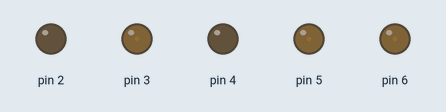
Recording of a sketch running on a simulated Arduino Uno, built with avr-gcc and run on an emulated ATmega328P. Parts: output pins drawn as LEDs (lit = HIGH).

Above: at 0.05 s.
At 2.9 s:
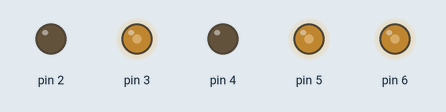
At 5.8 s:
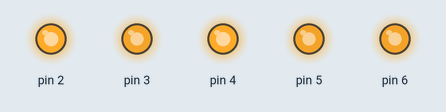
At 8.7 s:
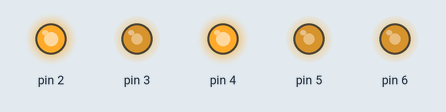
At 11.6 s:
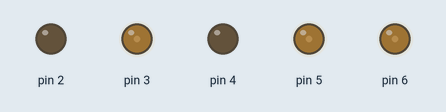
Timing chart, 0 to 16.9 s (numbered marks = the images above):
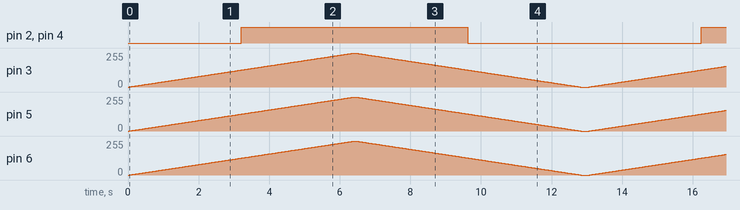

Measured:
- by itself, pin 2, pin 4: alternates HIGH for 6.4 s and LOW for 6.6 s

The sketch:

Hausaufgabe_reihenhelligkeit.ino
```cpp
int d=5;
void setup()
{
  pinMode(2,OUTPUT);
  pinMode(3,OUTPUT);
  pinMode(4,OUTPUT);
  pinMode(5,OUTPUT);
  pinMode(6,OUTPUT);
}

void loop()
{
for ( int a =0;a<256;a++)
{
  analogWrite(2,a);
  delay(d);
  analogWrite(3,a);
  delay(d);
  analogWrite(4,a);
  delay(d);
  analogWrite(5,a);
  delay(d);
  analogWrite(6,a);
  delay(d);
}
for ( int a=255;a>=0;a--)
{
  analogWrite(2,a);
  delay(d);
  analogWrite(3,a);
  delay(d);
  analogWrite(4,a);
  delay(d);
  analogWrite(5,a);
  delay(d);
  analogWrite(6,a);
  delay(d);
}
delay(200);
}
```
